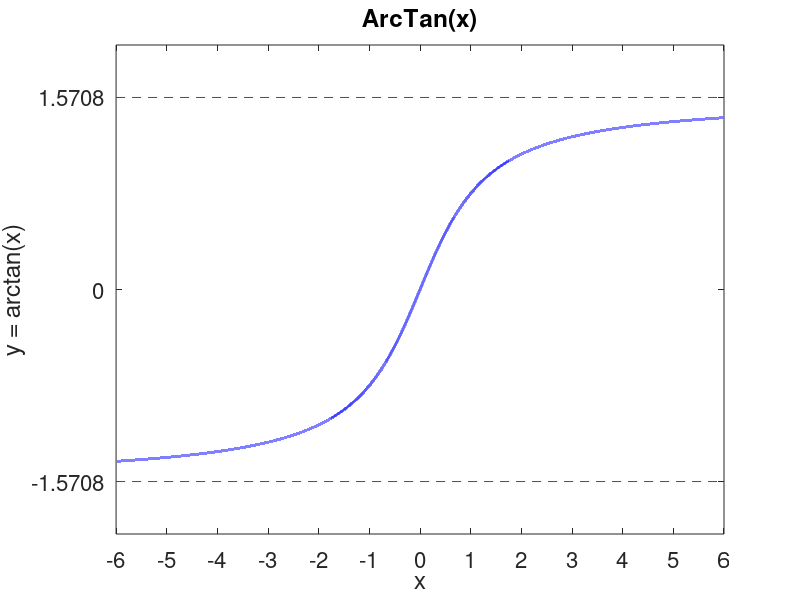

Reproduce this figure in MATLAB.
x = -6:0.0001:6;
y = -2:0.0001:2;

plot(x, atan(x), '-b', "linewidth", 2);
ylim([-2, 2]);

#Plot the asymptotes
hold on;
ny = -pi/2;
py = pi/2;
plot([-6, 6], [ny, ny], '--r');
plot([-6, 6], [py, py], '--r');

xlabel("x");
ylabel("y = arctan(x)");

set(gca, 'fontsize', 16);
set(gca, 'xtick', [-6,-5,-4,-3,-2,-1,0,1,2,3,4,5,6]);
set(gca, 'ytick', [-pi, -pi/2, 0, pi/2, pi]);

title("ArcTan(x)");